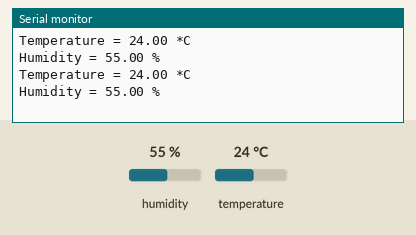
Recording of a sketch running on a simulated ESP8266 (NodeMCU). On the bench: the last lines printed to the serial monitor. The inputs (shaded band) are chosen by the test bench; at power-on: humidity 55 %, temperature 24 °C.

Above: at 7.8 s.
7.9 s: humidity set to 22 %
At 12.0 s:
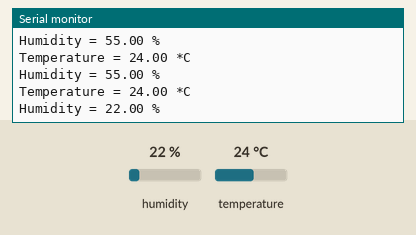
13.6 s: temperature set to 12 °C
At 15.9 s:
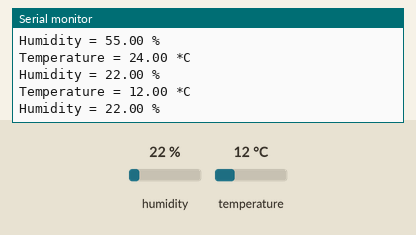
19.3 s: humidity set to 40 %
At 23.8 s:
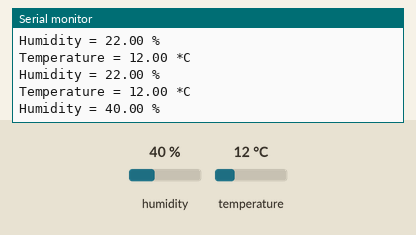
Timing chart, 0 to 25.3 s (numbered marks = the images above; inputs shaded):
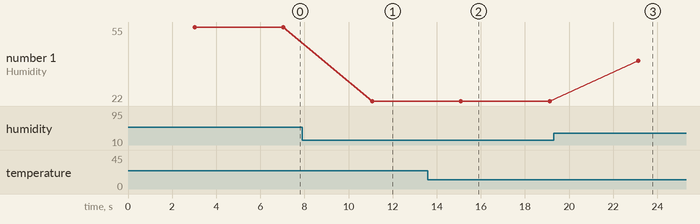

The sketch:

DHT11_test.ino
```cpp
#include <ESP8266WiFi.h>  // Add this library
#include "DHT.h"

#define DHT11_PIN 4
DHT dht(DHT11_PIN, DHT11);

void setup() {
  Serial.begin(115200); // Change the baud rate to 115200
  dht.begin();
}

void loop() {
  delay(3000); // DHT11 needs at least 2 seconds to stabilize

  float humidity = dht.readHumidity();
  float temperature = dht.readTemperature();

  if (isnan(humidity) || isnan(temperature)) {
    Serial.println("Failed to read from DHT11 sensor!");
    return;
  }

  Serial.print("Temperature = ");
  Serial.print(temperature);
  Serial.println(" *C");
  Serial.print("Humidity = ");
  Serial.print(humidity);
  Serial.println(" %");

  delay(1000);
}
```

Measured:
- after the input at 7.9 s, the serial monitor: prints a new line after 3.2 s (image 1)
- after the input at 13.6 s, the serial monitor: prints a new line after 1.5 s (image 2)
- after the input at 19.3 s, the serial monitor: prints a new line after 3.8 s (image 3)
- plotted number 1: 55 → 22 after the input at 7.9 s, 22 → 40 after the input at 19.3 s
